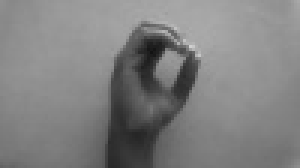
#> input picture archive/Sign Language for Numbers/0/zero_1040.jpg, 100 x 56 px (shown 3 times larger); its folder holds only this picture in this run
$ jupyter execute --allow-errors 'Code2( Bag of visual words) - Sign language for numbers.ipynb'
#> lines starting #> are read from the running program, lines starting #| are printed output that depends on the picture
[cell 1]
import numpy as np
import matplotlib.pyplot as plt
import cv2
import os
from skimage.feature import canny
from sklearn.preprocessing import LabelEncoder

[cell 2]
# EDGE BASED SEGMENTATION
def preprocess1(image):
  # resizing
  image = cv2.resize(image,(96,96))
  # gray scaling
  image = cv2.cvtColor(image, cv2.COLOR_BGR2GRAY)
  return image

[cell 3]
rootdir = 'archive/Sign Language for Numbers'
images = []
labels = []

for folder in os.listdir(rootdir):
    classes = os.path.join(rootdir,folder)
    label = folder
    for file in os.listdir(classes):
        img = os.path.join(classes, file)
        image = cv2.imread(img)
#> image is the input picture: shape (56, 100, 3); min 18, max 208, mean 128.4
        image = preprocess1(image)
#> in preprocess1, `image = cv2.resize(image,(96,96))`:
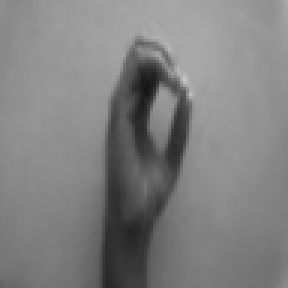
#> image: shape (96, 96, 3) (shown 3 times larger); min 21, max 202, mean 128.3
        images.append(image)
        labels.append(label)
#> pass 2 of the loop `for folder in os.listdir(rootdir):`:
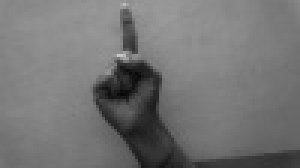
#> input picture archive/Sign Language for Numbers/1/one_1026.jpg, 100 x 56 px (shown 3 times larger)
#> image is the input picture: shape (56, 100, 3); min 8, max 198, mean 116.1
#> in preprocess1 (call 2), `image = cv2.resize(image,(96,96))`:
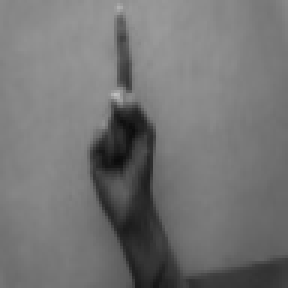
#> image: shape (96, 96, 3) (shown 3 times larger); min 11, max 190, mean 116

encoder = LabelEncoder()
labels = encoder.fit_transform(labels)

[cell 4]
X = np.array(images)
y = np.array(labels)
from sklearn.model_selection import train_test_split
# Split the dataset into training and testing sets
X_train, X_test, y_train, y_test = train_test_split(X, y, test_size=0.3, random_state=42)
#> y_train = [0]; y_test = [1]

[cell 5]
import cv2
import numpy as np
from sklearn.cluster import KMeans
from sklearn.svm import LinearSVC
from sklearn.metrics import accuracy_score
from sklearn.metrics import classification_report


# Step 1: Feature Extraction
def extract_features(image):
    sift = cv2.SIFT_create()
    keypoints, descriptors = sift.detectAndCompute(image, None)
    # Check if descriptors is not None and has at least one row
    if descriptors is not None and descriptors.shape[0] > 0:
        return descriptors
    else:
        return np.zeros((1, 128), dtype=np.float32) # Return empty array of shape (0, 128)

# Step 2: Feature Clustering
def learn_visual_words(train_images, num_words):
    # Concatenate features from all images
    descriptors = np.concatenate([extract_features(img) for img in train_images])
    # Cluster features into visual words
    kmeans = KMeans(n_clusters=num_words, random_state=0).fit(descriptors.astype(np.float32))
    return kmeans

# Step 3: Feature Quantization
def quantize_features(features, kmeans):
    visual_words = kmeans.predict(features)
    return visual_words.astype(np.int32)

# Step 4: Histogram Creation
# [18 lines left out: functions create_histogram, train_classifier, test_classifier, not called in this run]

# Load train and test images
train_images = X_train
train_labels = y_train
#> train_labels = [0]

test_images = X_test
test_labels = y_test
#> test_labels = [1]

# Learn visual words
num_words = 200
#> (the rest of this cell did not finish here and is left out)

#> in extract_features, `keypoints, descriptors = sift.detectAndCompute(image, None)`: keypoints = 15 keypoints; strongest (x, y, size): (48, 26, 9.4), (54, 35, 5.5), (58, 29, 3), (61, 27, 2)

#> (a cell that did not finish here is left out)

[cell 7]
import cv2
import numpy as np
from sklearn.cluster import KMeans
from sklearn.svm import LinearSVC
from sklearn.metrics import accuracy_score
from sklearn.metrics import classification_report


# Step 1: Feature Extraction
def extract_features(image):
    sift = cv2.SIFT_create()
    keypoints, descriptors = sift.detectAndCompute(image, None)
    # Check if descriptors is not None and has at least one row
    if descriptors is not None and descriptors.shape[0] > 0:
        return descriptors
    else:
        return np.zeros((1, 128), dtype=np.float32) # Return empty array of shape (0, 128)

# Step 2: Feature Clustering
def learn_visual_words(train_images, num_words):
    # Concatenate features from all images
    descriptors = np.concatenate([extract_features(img) for img in train_images])
    # Cluster features into visual words
    kmeans = KMeans(n_clusters=num_words, random_state=0).fit(descriptors.astype(np.float32))
    return kmeans

# Step 3: Feature Quantization
def quantize_features(features, kmeans):
    visual_words = kmeans.predict(features)
    return visual_words.astype(np.int32)

# Step 4: Histogram Creation
# [18 lines left out: functions create_histogram, train_classifier, test_classifier, not called in this run]

# Load train and test images
train_images = X_train
train_labels = y_train

test_images = X_test
test_labels = y_test

# Learn visual words
num_words = 500
#> (the rest of this cell did not finish here and is left out)

#> (a cell that did not finish here is left out)

[cell 9]
import cv2
import numpy as np
from sklearn.cluster import KMeans
from sklearn.svm import LinearSVC
from sklearn.metrics import accuracy_score
from sklearn.metrics import classification_report


# Step 1: Feature Extraction
def extract_features(image):
    sift = cv2.SIFT_create()
    keypoints, descriptors = sift.detectAndCompute(image, None)
    # Check if descriptors is not None and has at least one row
    if descriptors is not None and descriptors.shape[0] > 0:
        return descriptors
    else:
        return np.zeros((1, 128), dtype=np.float32) # Return empty array of shape (0, 128)

# Step 2: Feature Clustering
def learn_visual_words(train_images, num_words):
    # Concatenate features from all images
    descriptors = np.concatenate([extract_features(img) for img in train_images])
    # Cluster features into visual words
    kmeans = KMeans(n_clusters=num_words, random_state=0).fit(descriptors.astype(np.float32))
    return kmeans

# Step 3: Feature Quantization
def quantize_features(features, kmeans):
    visual_words = kmeans.predict(features)
    return visual_words.astype(np.int32)

# Step 4: Histogram Creation
# [18 lines left out: functions create_histogram, train_classifier, test_classifier, not called in this run]

# Load train and test images
train_images = X_train
train_labels = y_train

test_images = X_test
test_labels = y_test

# Learn visual words
num_words = 1000
#> (the rest of this cell did not finish here and is left out)

#> (a cell that did not finish here is left out)

[cell 11]
import cv2
import numpy as np
from sklearn.cluster import KMeans
from sklearn.svm import LinearSVC
from sklearn.metrics import accuracy_score
from sklearn.metrics import classification_report


# Step 1: Feature Extraction
def extract_features(image):
    sift = cv2.SIFT_create()
    keypoints, descriptors = sift.detectAndCompute(image, None)
    # Check if descriptors is not None and has at least one row
    if descriptors is not None and descriptors.shape[0] > 0:
        return descriptors
    else:
        return np.zeros((1, 128), dtype=np.float32) # Return empty array of shape (0, 128)

# Step 2: Feature Clustering
def learn_visual_words(train_images, num_words):
    # Concatenate features from all images
    descriptors = np.concatenate([extract_features(img) for img in train_images])
    # Cluster features into visual words
    kmeans = KMeans(n_clusters=num_words, random_state=0).fit(descriptors.astype(np.float32))
    return kmeans

# Step 3: Feature Quantization
def quantize_features(features, kmeans):
    visual_words = kmeans.predict(features)
    return visual_words.astype(np.int32)

# Step 4: Histogram Creation
# [18 lines left out: functions create_histogram, train_classifier, test_classifier, not called in this run]

# Load train and test images
train_images = X_train
train_labels = y_train

test_images = X_test
test_labels = y_test

# Learn visual words
num_words = 700
#> (the rest of this cell did not finish here and is left out)

#> (a cell that did not finish here is left out)

[cell 13]
import cv2
import numpy as np
from sklearn.cluster import KMeans
from sklearn.svm import LinearSVC
from sklearn.metrics import accuracy_score
from sklearn.metrics import classification_report


# Step 1: Feature Extraction
def extract_features(image):
    sift = cv2.SIFT_create()
    keypoints, descriptors = sift.detectAndCompute(image, None)
    # Check if descriptors is not None and has at least one row
    if descriptors is not None and descriptors.shape[0] > 0:
        return descriptors
    else:
        return np.zeros((1, 128), dtype=np.float32) # Return empty array of shape (0, 128)

# Step 2: Feature Clustering
def learn_visual_words(train_images, num_words):
    # Concatenate features from all images
    descriptors = np.concatenate([extract_features(img) for img in train_images])
    # Cluster features into visual words
    kmeans = KMeans(n_clusters=num_words, random_state=0).fit(descriptors.astype(np.float32))
    return kmeans

# Step 3: Feature Quantization
def quantize_features(features, kmeans):
    visual_words = kmeans.predict(features)
    return visual_words.astype(np.int32)

# Step 4: Histogram Creation
# [18 lines left out: functions create_histogram, train_classifier, test_classifier, not called in this run]

# Load train and test images
train_images = X_train
train_labels = y_train

test_images = X_test
test_labels = y_test

# Learn visual words
num_words = 1200
#> (the rest of this cell did not finish here and is left out)

#> (a cell that did not finish here is left out)

[cell 15]
import cv2
import numpy as np
from sklearn.cluster import KMeans
from sklearn.svm import LinearSVC
from sklearn.metrics import accuracy_score
from sklearn.metrics import classification_report


# Step 1: Feature Extraction
def extract_features(image):
    sift = cv2.SIFT_create()
    keypoints, descriptors = sift.detectAndCompute(image, None)
    # Check if descriptors is not None and has at least one row
    if descriptors is not None and descriptors.shape[0] > 0:
        return descriptors
    else:
        return np.zeros((1, 128), dtype=np.float32) # Return empty array of shape (0, 128)

# Step 2: Feature Clustering
def learn_visual_words(train_images, num_words):
    # Concatenate features from all images
    descriptors = np.concatenate([extract_features(img) for img in train_images])
    # Cluster features into visual words
    kmeans = KMeans(n_clusters=num_words, random_state=0).fit(descriptors.astype(np.float32))
    return kmeans

# Step 3: Feature Quantization
def quantize_features(features, kmeans):
    visual_words = kmeans.predict(features)
    return visual_words.astype(np.int32)

# Step 4: Histogram Creation
# [18 lines left out: functions create_histogram, train_classifier, test_classifier, not called in this run]

# Load train and test images
train_images = X_train
train_labels = y_train

test_images = X_test
test_labels = y_test

# Learn visual words
num_words = 1600
#> (the rest of this cell did not finish here and is left out)
